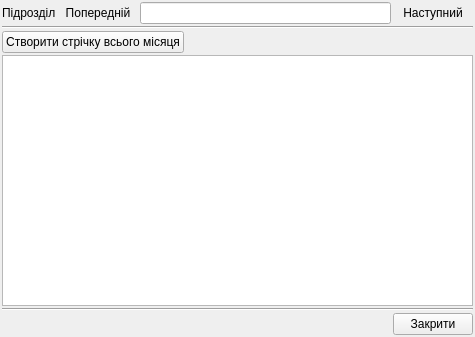
<?xml version="1.0" encoding="UTF-8"?>
<ui version="4.0">
 <class>tkeFormDaysOpal</class>
 <widget class="QWidget" name="tkeFormDaysOpal">
  <property name="geometry">
   <rect>
    <x>0</x>
    <y>0</y>
    <width>475</width>
    <height>337</height>
   </rect>
  </property>
  <property name="windowTitle">
   <string>Дні опалення</string>
  </property>
  <property name="windowIcon">
   <iconset resource="../tkeAbonent/tke/tke_rc">
    <normaloff>:/pictures/pictures/cube.png</normaloff>:/pictures/pictures/cube.png</iconset>
  </property>
  <layout class="QVBoxLayout">
   <property name="spacing">
    <number>2</number>
   </property>
   <property name="margin">
    <number>2</number>
   </property>
   <item>
    <layout class="QHBoxLayout">
     <property name="spacing">
      <number>2</number>
     </property>
     <property name="margin">
      <number>0</number>
     </property>
     <item>
      <widget class="QLabel" name="label_Pidrozdil">
       <property name="text">
        <string>Підрозділ</string>
       </property>
      </widget>
     </item>
     <item>
      <widget class="QPushButton" name="pushButton_org_prev">
       <property name="text">
        <string>Попередній</string>
       </property>
       <property name="icon">
        <iconset resource="../tkeAbonent/tke/tke_rc">
         <normaloff>:/pictures/pictures/cubprev.png</normaloff>:/pictures/pictures/cubprev.png</iconset>
       </property>
       <property name="iconSize">
        <size>
         <width>12</width>
         <height>12</height>
        </size>
       </property>
       <property name="flat">
        <bool>true</bool>
       </property>
      </widget>
     </item>
     <item>
      <widget class="QLineEdit" name="lineEdit_Pidrozdil_Name">
       <property name="frame">
        <bool>true</bool>
       </property>
       <property name="readOnly">
        <bool>true</bool>
       </property>
      </widget>
     </item>
     <item>
      <widget class="QPushButton" name="pushButton_org_next">
       <property name="text">
        <string>Наступний</string>
       </property>
       <property name="icon">
        <iconset resource="../tkeAbonent/tke/tke_rc">
         <normaloff>:/pictures/pictures/cubnext.png</normaloff>:/pictures/pictures/cubnext.png</iconset>
       </property>
       <property name="iconSize">
        <size>
         <width>12</width>
         <height>12</height>
        </size>
       </property>
       <property name="flat">
        <bool>true</bool>
       </property>
      </widget>
     </item>
    </layout>
   </item>
   <item>
    <widget class="Line" name="line_2">
     <property name="orientation">
      <enum>Qt::Horizontal</enum>
     </property>
    </widget>
   </item>
   <item>
    <layout class="QHBoxLayout">
     <property name="spacing">
      <number>2</number>
     </property>
     <property name="margin">
      <number>0</number>
     </property>
     <item>
      <widget class="QPushButton" name="pushButton_days_opal_lich">
       <property name="text">
        <string>Створити стрічку всього місяця</string>
       </property>
       <property name="icon">
        <iconset resource="../tkeAbonent/tke/tke_rc">
         <normaloff>:/pictures/pictures/iph.png</normaloff>:/pictures/pictures/iph.png</iconset>
       </property>
       <property name="iconSize">
        <size>
         <width>12</width>
         <height>12</height>
        </size>
       </property>
      </widget>
     </item>
     <item>
      <spacer>
       <property name="orientation">
        <enum>Qt::Horizontal</enum>
       </property>
       <property name="sizeHint" stdset="0">
        <size>
         <width>40</width>
         <height>20</height>
        </size>
       </property>
      </spacer>
     </item>
    </layout>
   </item>
   <item>
    <widget class="QTableView" name="tableView_dni_opal">
     <property name="selectionMode">
      <enum>QAbstractItemView::SingleSelection</enum>
     </property>
     <property name="selectionBehavior">
      <enum>QAbstractItemView::SelectRows</enum>
     </property>
    </widget>
   </item>
   <item>
    <widget class="Line" name="line">
     <property name="orientation">
      <enum>Qt::Horizontal</enum>
     </property>
    </widget>
   </item>
   <item>
    <layout class="QHBoxLayout">
     <property name="spacing">
      <number>2</number>
     </property>
     <item>
      <spacer>
       <property name="orientation">
        <enum>Qt::Horizontal</enum>
       </property>
       <property name="sizeHint" stdset="0">
        <size>
         <width>40</width>
         <height>20</height>
        </size>
       </property>
      </spacer>
     </item>
     <item>
      <widget class="QPushButton" name="pushButton_close_form">
       <property name="text">
        <string>Закрити</string>
       </property>
       <property name="icon">
        <iconset resource="../tkeAbonent/tke/tke_rc">
         <normaloff>:/pictures/pictures/button_cancel.png</normaloff>:/pictures/pictures/button_cancel.png</iconset>
       </property>
       <property name="iconSize">
        <size>
         <width>12</width>
         <height>12</height>
        </size>
       </property>
      </widget>
     </item>
    </layout>
   </item>
  </layout>
  <action name="actionAddString">
   <property name="icon">
    <iconset resource="../tkeAbonent/tke/tke_rc">
     <normaloff>:/pictures/pictures/greplus.png</normaloff>:/pictures/pictures/greplus.png</iconset>
   </property>
   <property name="text">
    <string>Додати стрічку</string>
   </property>
  </action>
  <action name="actionDelString">
   <property name="icon">
    <iconset resource="../tkeAbonent/tke/tke_rc">
     <normaloff>:/pictures/pictures/redminus.png</normaloff>:/pictures/pictures/redminus.png</iconset>
   </property>
   <property name="text">
    <string>Видалити стрічку</string>
   </property>
  </action>
 </widget>
 <resources>
  <include location="../tkeAbonent/tke/tke_rc"/>
  <include location="../tkeAbonent/tke/tke_rc"/>
 </resources>
 <connections/>
</ui>
